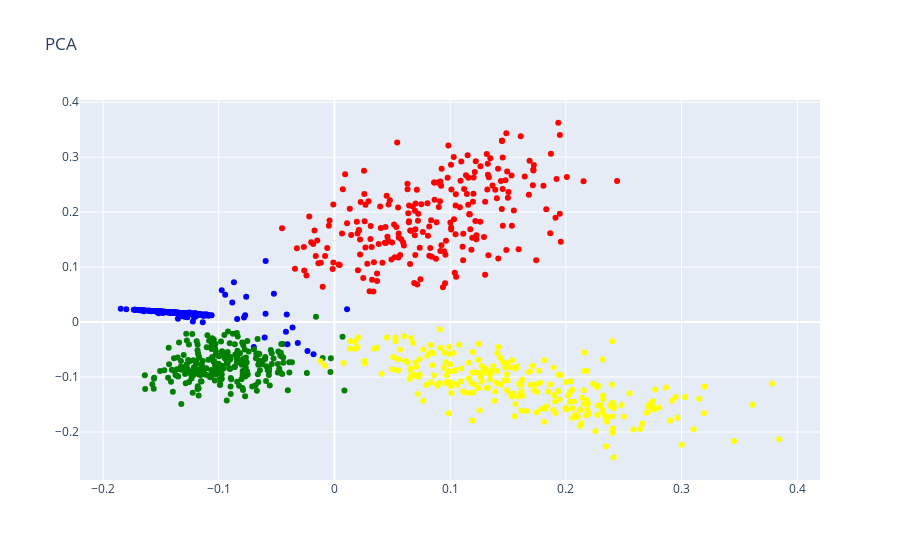

The code cell stored with this chart in its notebook:
### Code cell
trace = go.Scatter(x=result['X'].values,
                   y=result['Y'].values,
                   text=result['texto'].values,
                   mode='markers',
                   marker=dict(color=result['colores'].values)) 

layout = go.Layout(title="PCA")

fig = go.Figure(data=trace, layout=layout)
iplot(fig)

### Figure 1 — Plotly figure (JSON) as saved in the notebook; plotly's stock layout.template omitted (floating-point values rounded to 4 significant figures; data arrays with more than 128 entries replaced by an {"elided": "..."} marker saying what was removed)
{"data": [{"marker": {"color": {"elided": "1000 str values"}}, "mode": "markers", "text": {"elided": "1000 str values"}, "type": "scatter", "x": {"elided": "1000 float values"}, "y": {"elided": "1000 float values"}}], "layout": {"title": {"text": "PCA"}}}
